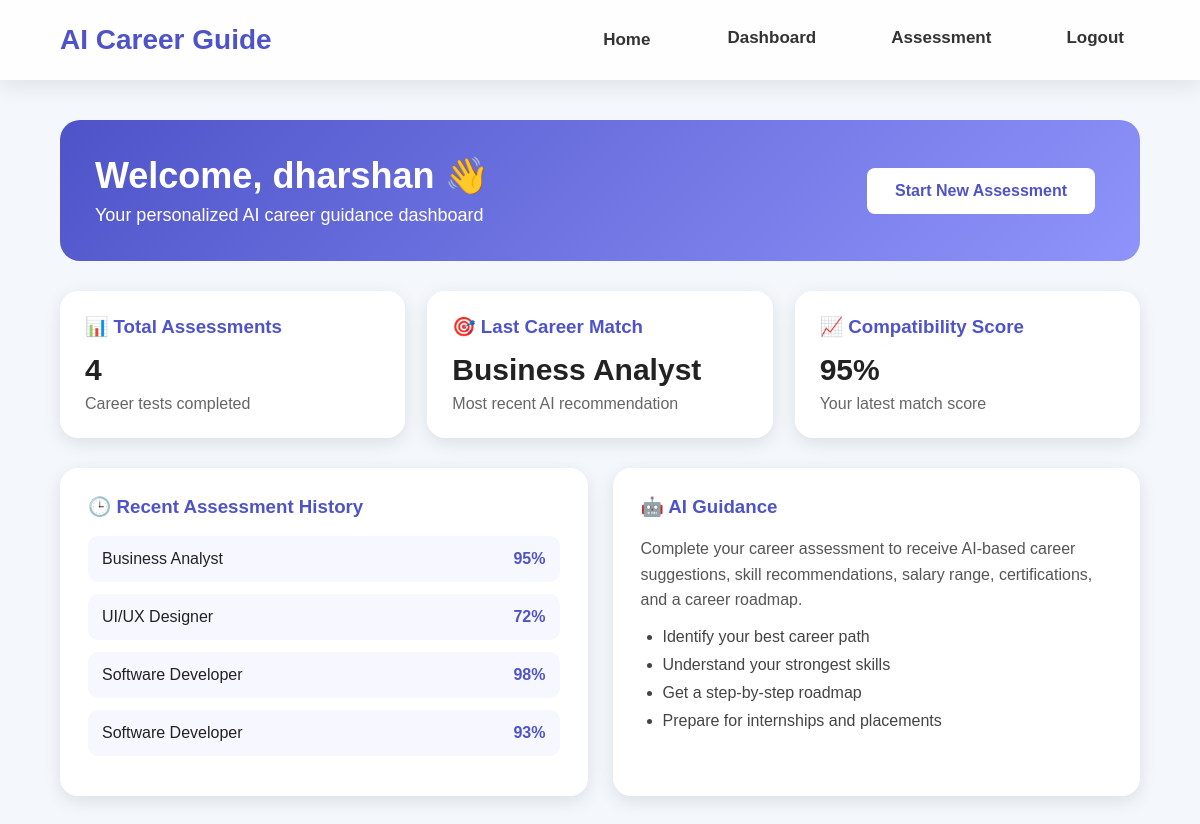
/dashboard (signed in), run on the app's committed database.
### tables this page shows
CREATE TABLE assessments (
            id INTEGER PRIMARY KEY AUTOINCREMENT,
            user_id INTEGER,
            career TEXT,
            score INTEGER,
            interest TEXT,
            skill TEXT,
            work_style TEXT,
            goal TEXT,
            personality TEXT
        );

### app.py (the view)
@app.route("/dashboard")
def dashboard():
    if "user_id" not in session:
        return redirect("/login")
    conn = sqlite3.connect("database.db")
    cursor = conn.cursor()
    cursor.execute(
        "SELECT COUNT(*) FROM assessments WHERE user_id = ?",
        (session["user_id"],)
    )
    total_assessments = cursor.fetchone()[0]
    cursor.execute(
        "SELECT career, score FROM assessments WHERE user_id = ? ORDER BY id DESC LIMIT 1",
        (session["user_id"],)
    )
    last_result = cursor.fetchone()
    cursor.execute(
        "SELECT career, score FROM assessments WHERE user_id = ? ORDER BY id DESC LIMIT 5",
        (session["user_id"],)
    )
    recent_results = cursor.fetchall()
    cursor.execute(
        "SELECT mobile, college, department, year, cgpa, state FROM profiles WHERE user_id = ?",
        (session["user_id"],)
    )
    profile = cursor.fetchone()
    conn.close()
    last_career = last_result[0] if last_result else "Not Taken Yet"
    last_score = last_result[1] if last_result else 0
    return render_template(
        "dashboard.html",
        name=session["user_name"],
        total_assessments=total_assessments,
        last_career=last_career,
        last_score=last_score,
        recent_results=recent_results,
        profile=profile
    )

### templates/dashboard.html (shortened to what this page needs)
<!DOCTYPE html>
<html>
<head>
    <link rel="stylesheet" href="{{ url_for('static', filename='style.css') }}">
</head>
<body>
<nav class="navbar">
    <div class="logo">AI Career Guide</div>
    <div class="nav-links">
        <a href="/">Home</a>
        <a href="/dashboard">Dashboard</a>
        <a href="/questionnaire">Assessment</a>
        <a href="/logout">Logout</a>
    </div>
</nav>
<section class="pro-dashboard">
    <div class="dashboard-header">
        <div>
            <h1>Welcome, {{ name }} 👋</h1>
            <p>Your personalized AI career guidance dashboard</p>
        </div>
        <a href="/questionnaire" class="btn primary">Start New Assessment</a>
    </div>
    <div class="dashboard-cards">
        <div class="dash-card">
            <h3>📊 Total Assessments</h3>
            <h2>{{ total_assessments }}</h2>
            <p>Career tests completed</p>
        </div>
        <div class="dash-card">
            <h3>🎯 Last Career Match</h3>
            <h2>{{ last_career }}</h2>
            <p>Most recent AI recommendation</p>
        </div>
        <div class="dash-card">
            <h3>📈 Compatibility Score</h3>
            <h2>{{ last_score }}%</h2>
            <p>Your latest match score</p>
        </div>
    </div>
    <div class="dashboard-main">
        <div class="activity-box">
            <h3>🕒 Recent Assessment History</h3>
            {% if recent_results %}
                {% for item in recent_results %}
                <div class="activity-item">
                    <span>{{ item[0] }}</span>
                    <strong>{{ item[1] }}%</strong>
                </div>
                {% endfor %}
            {% else %}
                <p>No assessments taken yet. Start your first career assessment.</p>
            {% endif %}
        </div>
        <div class="guide-box">
            <h3>🤖 AI Guidance</h3>
            <p>
                Complete your career assessment to receive AI-based career suggestions,
                skill recommendations, salary range, certifications, and a career roadmap.
            </p>
            <ul>
                <li>Identify your best career path</li>
                <li>Understand your strongest skills</li>
                <li>Get a step-by-step roadmap</li>
                <li>Prepare for internships and placements</li>
            </ul>
        </div>
    </div>
</section>
</body>
</html>

### static/style.css (style rules this page uses)
* { margin: 0; padding: 0; box-sizing: border-box; }
body { font-family: Arial, sans-serif; background: #f4f7fb; color: #222; }
.navbar { width: 100%; padding: 20px 60px; background: #ffffff; display: flex; justify-content: space-between; align-items: center; box-shadow: 0 3px 12px rgba(0,0,0,0.08); }
.logo { font-size: 24px; font-weight: bold; color: #4e54c8; }
.nav-links a { text-decoration: none; margin-left: 25px; color: #333; font-weight: 500; }
.btn { text-decoration: none; padding: 14px 28px; border-radius: 8px; margin: 10px; display: inline-block; font-weight: bold; }
.primary { background: white; color: #4e54c8; }
.pro-dashboard { width: 90%; max-width: 1100px; margin: 40px auto; }
.dashboard-header { background: linear-gradient(135deg, #4e54c8, #8f94fb); color: white; padding: 35px; border-radius: 20px; display: flex; justify-content: space-between; align-items: center; }
.dashboard-header h1 { font-size: 36px; margin-bottom: 8px; }
.dashboard-header p { font-size: 18px; }
.dashboard-cards { display: grid; grid-template-columns: repeat(3, 1fr); gap: 22px; margin: 30px 0; }
.dash-card { background: white; padding: 25px; border-radius: 18px; box-shadow: 0 5px 18px rgba(0,0,0,0.10); }
.dash-card h3 { color: #4e54c8; margin-bottom: 15px; }
.dash-card h2 { font-size: 30px; color: #222; margin-bottom: 8px; }
.dash-card p { color: #666; }
.dashboard-main { display: grid; grid-template-columns: 1fr 1fr; gap: 25px; }
.activity-box, .guide-box { background: white; padding: 28px; border-radius: 18px; box-shadow: 0 5px 18px rgba(0,0,0,0.10); }
.activity-box h3, .guide-box h3 { color: #4e54c8; margin-bottom: 18px; }
.activity-item { display: flex; justify-content: space-between; background: #f7f8ff; padding: 14px; border-radius: 10px; margin-bottom: 12px; }
.activity-item strong { color: #4e54c8; }
.guide-box p { color: #555; line-height: 1.6; margin-bottom: 15px; }
.guide-box ul { padding-left: 22px; }
.guide-box li { margin-bottom: 10px; color: #444; }
.nav-links a { transition: all 0.3s ease; }
.btn { transition: all .3s ease; }
.navbar { position: sticky; top: 0; z-index: 1000; display: flex; justify-content: space-between; align-items: center; padding: 18px 60px; background: rgba(255,255,255,.85); backdrop-filter: blur(12px); box-shadow: 0 8px 20px rgba(0,0,0,.08); animation: navbarSlide .8s ease; }
.logo { font-size: 28px; font-weight: 800; color:#4e54c8; cursor:pointer; transition:.4s; }
.nav-links { display:flex; gap:18px; }
.nav-links a { text-decoration:none; color:#333; font-weight:600; font-size:17px; padding:12px 18px; border-radius:10px; position:relative; transition:.35s; }
.nav-links a::after { content:""; position:absolute; bottom:5px; left:50%; width:0; height:3px; background:#4e54c8; transition:.35s; transform:translateX(-50%); }
.navbar { position: sticky; top: 0; z-index: 1000; animation: navbarSlideDown 0.8s ease; }
.logo { transition: 0.35s ease; }
.nav-links a { position: relative; transition: 0.35s ease; }
.nav-links a::after { content: ""; position: absolute; left: 50%; bottom: 4px; width: 0; height: 3px; background: #4e54c8; transform: translateX(-50%); transition: 0.35s ease; border-radius: 10px; }
.nav-links a[href="/dashboard"], .nav-links a[href="/questionnaire"], .nav-links a[href="/logout"], .nav-links a[href="/download_report"] { font-weight: 700; padding: 10px 16px; border-radius: 10px; }
html, body { max-width: 100%; overflow-x: hidden; }
.dashboard-header h1 { font-size: clamp(24px, 4.5vw, 36px); }

### data on the page
assessments: career "Business Analyst", score "95"
assessments: career "UI/UX Designer", score "72"
assessments: career "Software Developer", score "98"
assessments: career "Software Developer", score "93"

### other printed values
{{ name }} "dharshan"
{{ total_assessments }} "4"
{{ last_score }} "95"
